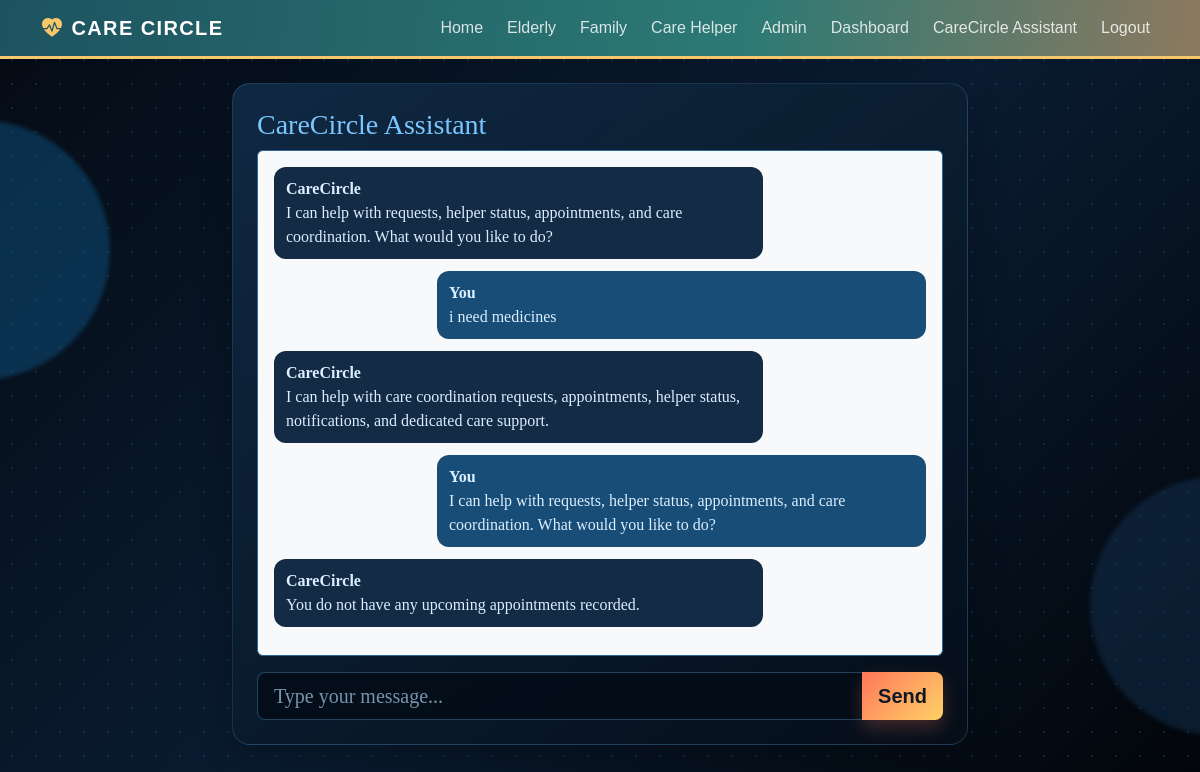
Page /chatbot (signed in) on the committed database.
### models/chat.py (models this page shows)
class ChatMessage(db.Model):
    __tablename__ = 'chat_messages'
    id = db.Column(db.Integer, primary_key=True)
    sender_id = db.Column(db.Integer, db.ForeignKey('users.id'), nullable=False)
    receiver_id = db.Column(db.Integer, db.ForeignKey('users.id'), nullable=False)
    care_request_id = db.Column(db.Integer, nullable=True)
    message = db.Column(db.Text, nullable=False)
    message_type = db.Column(db.String(30), default='text')
    created_at = db.Column(db.DateTime, default=db.func.now())
    is_read = db.Column(db.Boolean, default=False)

### routes/chatbot.py (the view)
@chatbot_bp.route('/chatbot')
@login_required
def chatbot_index():
    messages = ChatMessage.query.filter(
        ((ChatMessage.sender_id == current_user.id) | (ChatMessage.receiver_id == current_user.id))
    ).order_by(ChatMessage.created_at.asc()).all()
    return render_template('chatbot/index.html', messages=messages)

### app.py (called while the page is built)
@login_manager.user_loader
def load_user(user_id):
    return db.session.get(User, int(user_id))

### templates/chatbot/index.html (shortened to what this page needs)
{% extends 'base.html' %}
{% block content %}
<div class="row justify-content-center">
  <div class="col-lg-8">
    <div class="card border-0 shadow-sm">
      <div class="card-body p-4">
        <h3 class="text-primary">CareCircle Assistant</h3>
        <div class="chat-window border rounded p-3 bg-light mb-3" id="chatMessages" style="min-height: 300px;">
          <div class="chat-message bot">
            <strong>CareCircle</strong><br>
            I can help with requests, helper status, appointments, and care coordination. What would you like to do?
          </div>
          {% for message in messages %}
            <div class="chat-message {% if message.message_type == 'user' %}user{% else %}bot{% endif %}">
              <strong>{% if message.message_type == 'user' %}You{% else %}CareCircle{% endif %}</strong><br>
              {{ message.message }}
            </div>
          {% endfor %}
        </div>
        <form id="chatForm" method="POST" action="{{ url_for('chatbot.chatbot_ask') }}">
          <div class="input-group input-group-lg">
            <input class="form-control" id="chatInput" name="message" placeholder="Type your message..." required>
            <button class="btn btn-primary" type="submit">Send</button>
          </div>
        </form>
      </div>
    </div>
  </div>
</div>
{% endblock %}

### static/css/style.css (style rules this page uses)
:root { --primary: #2f6f9f; --primary-dark: #214d74; --accent: #f7b267; --soft: #f4f7fb; --success: #3fa86a; --warning: #d98324; --danger: #c84747; --ink: #183e46; --cream: #fffaf1; }
body { min-height: 100vh; position: relative; overflow-x: hidden; background: #050b14; background-image: radial-gradient(rgba(68, 157, 218, .18) 1px, transparent 1px), linear-gradient(135deg, #050b14 0%, #0a1c31 52%, #020509 100%); background-size: 24px 24px, 100% 100%; color: #eaf5ff; font-family: Georgia, 'Times New Roman', serif; }
.reveal-item { animation: revealItem .5s var(--reveal-delay, 0ms) ease both; }
.navbar, .btn, .eyebrow, .hero-lead, .hero-proof, .quick-stats, .portal-heading, .feature-card, .home-values { font-family: 'Trebuchet MS', sans-serif; }
.app-main h1, .app-main h2, .app-main h3, .app-main h4, .app-main h5 { color: #eaf5ff; letter-spacing: 0; }
.card, .dashboard-card, .summary-card, .elder-profile-card, .care-request-card { border: 1px solid rgba(79, 164, 224, .24) !important; background: linear-gradient(145deg, rgba(16, 42, 68, .96), rgba(5, 14, 25, .96)); color: #dceeff; box-shadow: 0 14px 32px rgba(0,0,0,.28) !important; transition: transform .25s ease, box-shadow .25s ease, border-color .25s ease; }
.btn { transition: transform .2s ease, box-shadow .2s ease, background-color .2s ease; }
.app-main .text-primary { color: #7ac7ff !important; }
.app-main .btn-primary, .app-main .btn-success, .app-main .btn-warning, .app-main .btn-danger { color: #101923; border: 0; background: linear-gradient(135deg, #ff785a, #ffd166); box-shadow: 0 8px 18px rgba(255,120,90,.24); }
.app-main input, .app-main select, .app-main textarea { color: #eaf5ff; border-color: rgba(89, 166, 220, .35); background: rgba(3, 12, 23, .78); }
.app-main input::placeholder, .app-main textarea::placeholder { color: #7894ad; }
.btn { border-radius: 12px; font-weight: 600; }
.card { border-radius: 18px; }
.chat-window { background: #081729; border-color: #2c6795 !important; }
.chat-message { padding: 10px 12px; border-radius: 12px; margin-bottom: 12px; max-width: 75%; }
.chat-message.user { background: #174d76; margin-left: auto; }
.chat-message.bot { background: #132b44; }

### rows in the picture
ChatMessage: message_type "You", message "i need medicines"
ChatMessage: message_type "CareCircle", message "I can help with care coordination requests, appointments, helper status, notifications, and dedicated care support."
ChatMessage: message_type "You", message "I can help with requests, helper status, appointments, and care coordination. What would you like to do?"
ChatMessage: message_type "CareCircle", message "You do not have any upcoming appointments recorded."
